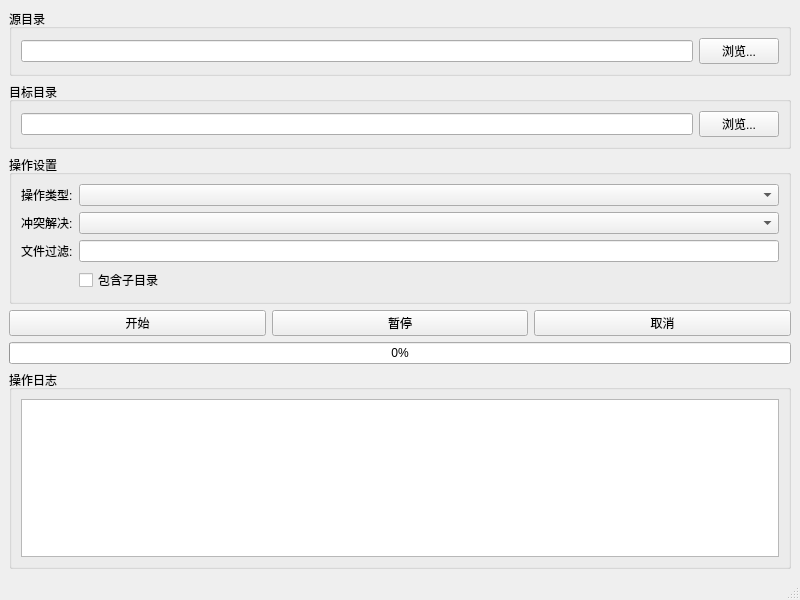
<?xml version="1.0" encoding="UTF-8"?>
<ui version="4.0">
 <class>MainWindow</class>
 <widget class="QMainWindow" name="MainWindow">
  <property name="geometry">
   <rect>
    <x>0</x>
    <y>0</y>
    <width>800</width>
    <height>600</height>
   </rect>
  </property>
  <property name="windowTitle">
   <string>文件操作工具</string>
  </property>
  <widget class="QWidget" name="centralwidget">
   <layout class="QVBoxLayout" name="verticalLayout">
    <item>
     <widget class="QGroupBox" name="gbSource">
      <property name="title">
       <string>源目录</string>
      </property>
      <layout class="QHBoxLayout" name="horizontalLayout">
       <item>
        <widget class="QLineEdit" name="leSource"/>
       </item>
       <item>
        <widget class="QPushButton" name="btnBrowseSource">
         <property name="text">
          <string>浏览...</string>
         </property>
        </widget>
       </item>
      </layout>
     </widget>
    </item>
    <item>
     <widget class="QGroupBox" name="gbDest">
      <property name="title">
       <string>目标目录</string>
      </property>
      <layout class="QHBoxLayout" name="horizontalLayout_2">
       <item>
        <widget class="QLineEdit" name="leDest"/>
       </item>
       <item>
        <widget class="QPushButton" name="btnBrowseDest">
         <property name="text">
          <string>浏览...</string>
         </property>
        </widget>
       </item>
      </layout>
     </widget>
    </item>
    <item>
     <widget class="QGroupBox" name="gbSettings">
      <property name="title">
       <string>操作设置</string>
      </property>
      <layout class="QFormLayout" name="formLayout">
       <item row="0" column="0">
        <widget class="QLabel" name="label_3">
         <property name="text">
          <string>操作类型:</string>
         </property>
        </widget>
       </item>
       <item row="0" column="1">
        <widget class="QComboBox" name="cmbOperation"/>
       </item>
       <item row="1" column="0">
        <widget class="QLabel" name="label_4">
         <property name="text">
          <string>冲突解决:</string>
         </property>
        </widget>
       </item>
       <item row="1" column="1">
        <widget class="QComboBox" name="cmbConflict"/>
       </item>
       <item row="2" column="0">
        <widget class="QLabel" name="label_5">
         <property name="text">
          <string>文件过滤:</string>
         </property>
        </widget>
       </item>
       <item row="2" column="1">
        <widget class="QLineEdit" name="leFilter"/>
       </item>
       <item row="3" column="1">
        <widget class="QCheckBox" name="chkRecursive">
         <property name="text">
          <string>包含子目录</string>
         </property>
        </widget>
       </item>
      </layout>
     </widget>
    </item>
    <item>
     <layout class="QHBoxLayout" name="horizontalLayout_3">
      <item>
       <widget class="QPushButton" name="btnStart">
        <property name="text">
         <string>开始</string>
        </property>
       </widget>
      </item>
      <item>
       <widget class="QPushButton" name="btnPause">
        <property name="checkable">
         <bool>true</bool>
        </property>
        <property name="text">
         <string>暂停</string>
        </property>
       </widget>
      </item>
      <item>
       <widget class="QPushButton" name="btnCancel">
        <property name="text">
         <string>取消</string>
        </property>
       </widget>
      </item>
     </layout>
    </item>
    <item>
     <widget class="QProgressBar" name="progressBar">
      <property name="value">
       <number>0</number>
      </property>
     </widget>
    </item>
    <item>
     <widget class="QGroupBox" name="gbLog">
      <property name="title">
       <string>操作日志</string>
      </property>
      <layout class="QVBoxLayout" name="verticalLayout_2">
       <item>
        <widget class="QTextEdit" name="teLog">
         <property name="readOnly">
          <bool>true</bool>
         </property>
        </widget>
       </item>
      </layout>
     </widget>
    </item>
   </layout>
  </widget>
  <widget class="QStatusBar" name="statusbar"/>
 </widget>
 <resources>
  <include location="resources.qrc"/>
 </resources>
 <connections/>
</ui>
